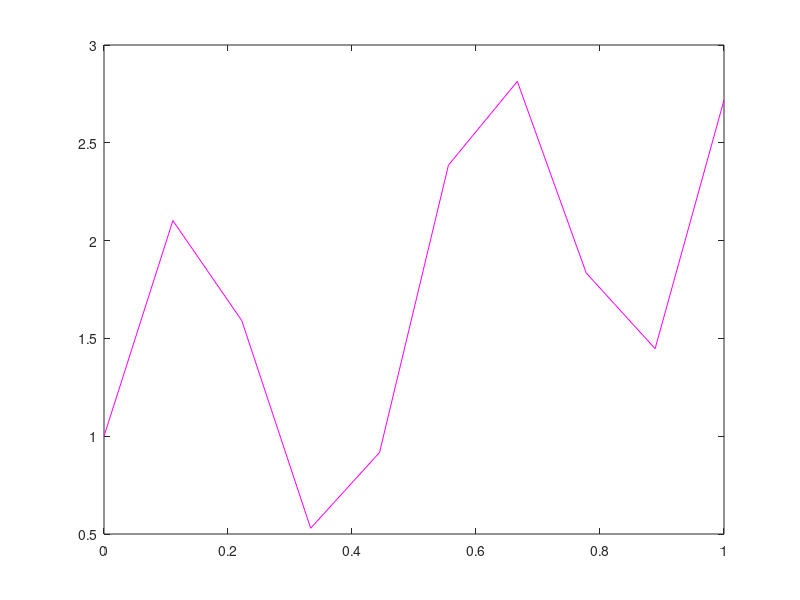

Here is the MATLAB script that generated this plot: (Note: this script raises an error after producing the figure.)
%MOMENTOFLETTENTETRAVE - Calcolo delle sollecitazioni meccaniche
a0 = 0;  a1 = 1; 
n = 10; m = 10;  
tol = 0.001;
maxit = 100; 

%handler function
fx = @(x)(exp(x) + sin(4 * pi * x));
cx = @(x)(x); 
soluzione = @(x)(exp(x) + sin(4 * pi * x)); 

%parametri
h = (a1 - a0) / (n + 1); 
x = (1:n)' * h; 
c = (h^2) * (cx(x)); 

%creo matrice del sistema sparsa
A = spdiags([-ones(n,1),  2 * ones(n,1) + c, -ones(n,1)], [-1 0 1], n, n); 
b = h^2 * fx(x); 

y_a0 = 1;           %soluzione in a0
y_a1 = exp(1);      %soluzione in a1
b(1) = b(1) + y_a0; 
b(n) = b(n) + y_a1;

%plot calcolo soluzione attraverso funzione fornita dall'esercizio
xx = linspace(a0, a1, n); 
yy = soluzione(xx); 
plot(xx, yy, 'm'); 
hold on; 

%soluzione teorica
sol = soluzione(x);

%risoluzione sistema mediante metodi iterattivi

%JACOBI
yJ = sparse(n, 1); 
[xJ, kJ] = jacobi(A, b, x, maxit, tol); 
plot([a0; x; a1], [y_a0; yJ; y_a1], 'b*'); % valori calcolati con Jacobi
fprintf('JACOBI\n'); 
fprintf('Numero di iterazioni = %d, ', kJ);
fprintf('norma infinito dell’errore = %g\n\n', norm(yJ - sol, inf));

%GAUSS-SEIDEL
yGS = sparse(n, 1); 
[yGS, kGS] = gaussSeidel(A, b, x, maxit, tol); 
plot([a0; x; a1], [y_a0; yGS; y_a1], 'r+'); % valori calcolati con Jacobi
fprintf('GAUSS SEIDEL\n'); 
fprintf('Numero di iterazioni = %d, ', kGS);
fprintf('norma infinito dell’errore = %g\n\n', norm(yGS - sol, inf));

%SOR
J = speye(n) - spdiags(1 ./ spdiags(A, 0), 0, n, n) * A; %matrice di JACOBI
rhoJ = abs(eigs(J, 1)); %raggio spettrale della matrice di JACOBI 
omega = 2 / (1 + sqrt(1 - rhoJ^2)); %omega ottimo per il metodo SOR
ySOR = sparse(n, 1); 
[ySOR, kSOR] = sor(A, b, x, maxit, tol, omega); 
plot([a0; x; a1], [y_a0; ySOR; y_a1], 'ko'); % valori calcolati con Jacobi
fprintf('SOR\n'); 
fprintf('Numero di iterazioni = %d, ', kSOR);
fprintf('norma infinito dell’errore = %g\n\n', norm(ySOR - sol, inf));

legend({'Soluzione teorica', 'metodo di Jacobi',...
'metodo di Gauss-Seidel', 'metodo SOR'}, ...
'Location','best');
hold off
title('Momento flettente di una trave sollecitata')